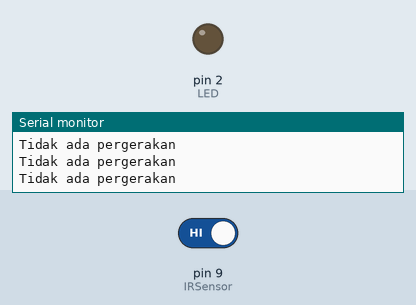
Recording of a sketch running on a simulated Arduino Uno, built with avr-gcc and run on an emulated ATmega328P. Parts: output pins drawn as LEDs (lit = HIGH), the last lines printed to the serial monitor. The inputs (shaded band) are chosen by the test bench; at power-on: pin 9 (IRSensor) HIGH.

Above: at 1.8 s.
1.9 s: pin 9 (IRSensor) driven LOW
At 3.2 s:
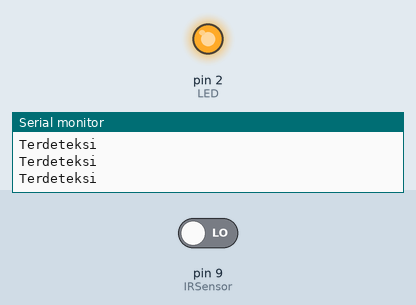
3.5 s: pin 9 (IRSensor) driven HIGH
At 4.3 s:
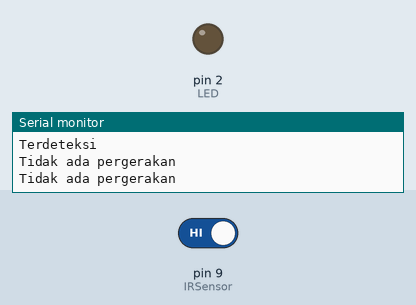
Timing chart, 0 to 6.5 s (numbered marks = the images above; inputs shaded):
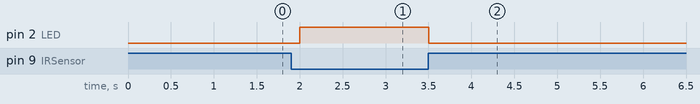

Measured:
- after the input at 1.9 s, pin 2 (LED): LOW → HIGH after 0.10 s
- after the input at 3.5 s, pin 2 (LED): HIGH → LOW at once

The sketch:

basic.ino
```cpp
#define IRSensor 9
#define LED 2

void setup() {
  Serial.begin(9600);

  pinMode(IRSensor, INPUT);
  pinMode(LED, OUTPUT);

  Serial.println("KELAS 3C");
}

void loop() {
  int sensorStatus = digitalRead(IRSensor);
  if (sensorStatus == LOW)
  {
    digitalWrite(LED, HIGH);
    Serial.println("Terdeteksi");
  }
  else  {
    digitalWrite(LED, LOW);
    Serial.println("Tidak ada pergerakan");
  }

  delay(500);
}
```
